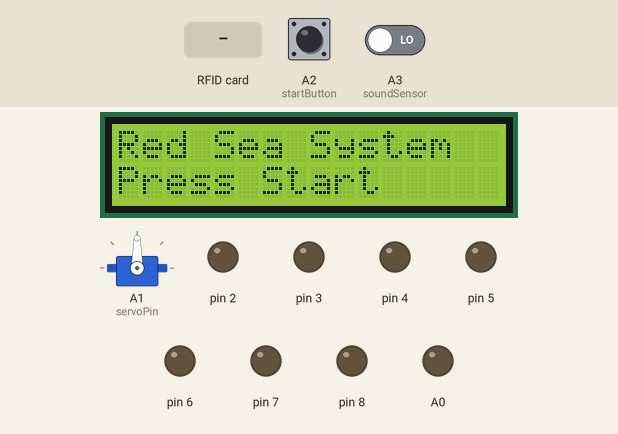
Simulated run of this sketch. Board: Arduino Uno, built with avr-gcc and run on an emulated ATmega328P. On the bench: 16×2 character LCD, servo, output pins drawn as LEDs (lit = HIGH). Inputs (shaded band) come from the test bench; at power-on: A2 (startButton) HIGH, A3 (soundSensor) LOW. Pins used as bus, display or sensor lines are not drawn; what the sketch prints to the serial monitor is not drawn.

Above: at 1.3 s.
1.4 s: A2 (startButton) pulled LOW for 0.15 s
At 2.4 s:
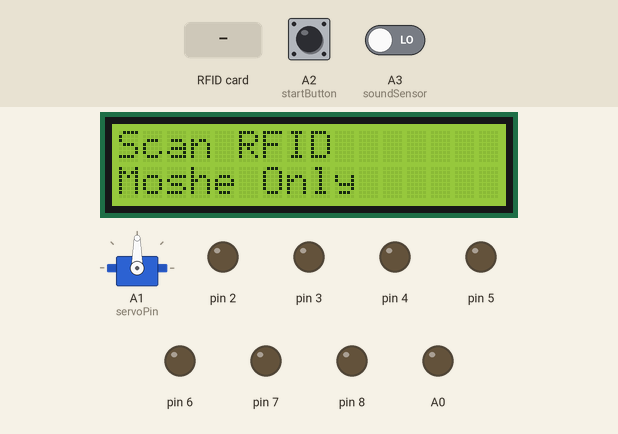
3.0 s: RFID card 5A A8 96 15 held to the reader
At 3.4 s:
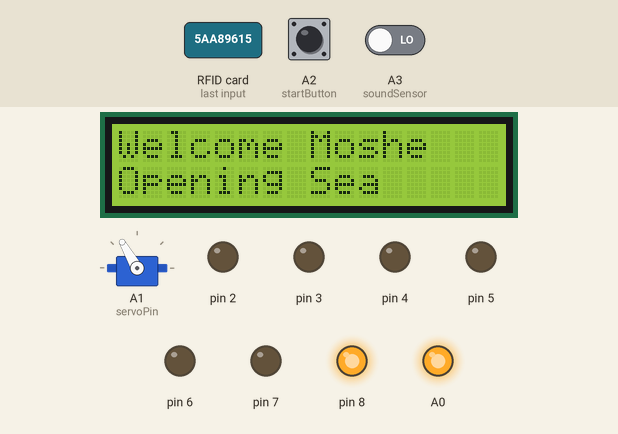
At 5.8 s:
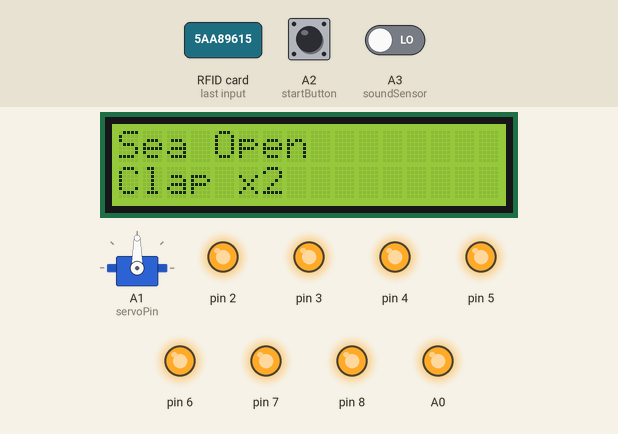
Timing chart, 0 to 7.3 s (numbered marks = the images above; inputs shaded):
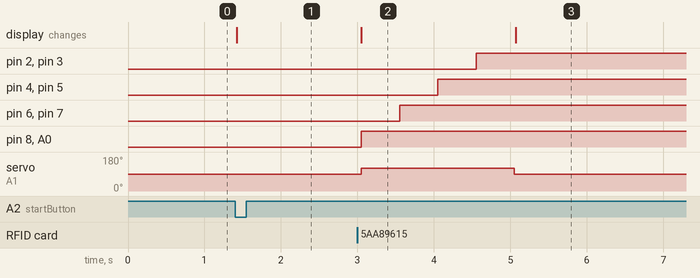

Measured:
- after the input at 1.4 s, the display: changes at once (image 1)
- after the input at 3.0 s, pin 2, pin 3: LOW → HIGH after 1.6 s; pin 4, pin 5: LOW → HIGH after 1.1 s; pin 6, pin 7: LOW → HIGH after 0.55 s; pin 8, A0: LOW → HIGH after 0.05 s; servo on A1 (servoPin): 90° → 120° after 0.05 s, → 90° 2.0 s later; the display: changes after 0.05 s (image 2)
- what the display in image 2 shows lasts 2.0 s, from 3.1 s to 5.1 s

The sketch:

ARD_GROUP_30.ino
```cpp
#include <Servo.h>
#include <SPI.h>
#include <MFRC522.h>
#include <Wire.h>
#include <LiquidCrystal_I2C.h>

#define SS_PIN 10
#define RST_PIN 9

MFRC522 mfrc522(SS_PIN, RST_PIN);
LiquidCrystal_I2C lcd(0x27, 16, 2);

Servo seaServo;

// UID של משה
byte authorizedCardUID[4] = {0x5A, 0xA8, 0x96, 0x15};

// Pins
const int startButton = A2;
const int soundSensor = A3;
const int servoPin = A1;

const int SERVO_STOP = 90;
const int SERVO_RUN = 120;
const int LED_DELAY = 500;
const int REQUIRED_CLAPS = 2;
const int CLAP_INTERVAL = 500;

// State variables
bool seaOpen = false;
bool startPressed = false;
bool clapEnabled = false;

// Clap detection
int clapCount = 0;
unsigned long lastClapTime = 0;

/*
 * Initializes all hardware components
 * and displays the welcome screen.
 */

void setup()
{
  Serial.begin(9600);

  SPI.begin();
  mfrc522.PCD_Init();

  lcd.init();
  lcd.backlight();

  // LEDs
  pinMode(2, OUTPUT);
  pinMode(3, OUTPUT);
  pinMode(4, OUTPUT);
  pinMode(5, OUTPUT);
  pinMode(6, OUTPUT);
  pinMode(7, OUTPUT);
  pinMode(8, OUTPUT);
  pinMode(A0, OUTPUT);

  // Start button
  pinMode(startButton, INPUT_PULLUP);

  // Sound sensor
  pinMode(soundSensor, INPUT);

  // Servo
  seaServo.attach(servoPin);
  seaServo.write(SERVO_STOP);  // עצור


  allLedsOff();

  lcd.setCursor(0, 0);
  lcd.print("Red Sea System");
  lcd.setCursor(0, 1);
  lcd.print("Press Start");

  Serial.println("System Ready");
}

/*
 * Main program loop.
 * Handles start button, RFID scanning
 * and clap detection.
 */

void loop()
{
  // START button
  if (!startPressed && digitalRead(startButton) == LOW)
  {
    startPressed = true;

    Serial.println("START pressed");

    lcd.clear();
    lcd.setCursor(0, 0);
    lcd.print("Scan RFID");
    lcd.setCursor(0, 1);
    lcd.print("Moshe Only");

    delay(500);
  }

  // RFID check
  if (startPressed && !seaOpen)
  {
    if (mfrc522.PICC_IsNewCardPresent() &&
        mfrc522.PICC_ReadCardSerial())
    {
      if (isAuthorizedCard())
      {


        Serial.println("Welcome Moshe");

        lcd.clear();
        lcd.setCursor(0, 0);
        lcd.print("Welcome Moshe");
        lcd.setCursor(0, 1);
        lcd.print("Opening Sea");


        openSea();

        seaOpen = true;
        // עצירת הסרבו מיד אחרי הפתיחה
        seaServo.write(SERVO_STOP);


        // עכשיו אפשר להקשיב למחיאות
        clapEnabled = true;

        clapCount = 0;
        lastClapTime = millis();

        lcd.clear();
        lcd.setCursor(0, 0);
        lcd.print("Sea Open");
        lcd.setCursor(0, 1);
        lcd.print("Clap x2");
      }
      else
      {
        Serial.println("Access denied");

        lcd.clear();
        lcd.setCursor(0, 0);
        lcd.print("Access Denied");
        lcd.setCursor(0, 1);
        lcd.print("Not Moshe");

        delay(2000);

        lcd.clear();
        lcd.setCursor(0, 0);
        lcd.print("Scan RFID");
        lcd.setCursor(0, 1);
        lcd.print("Moshe Only");
      }

      mfrc522.PICC_HaltA();
      mfrc522.PCD_StopCrypto1();
    }
  }

  // Clap detection
  if (seaOpen && clapEnabled && digitalRead(soundSensor) == HIGH)  {
    unsigned long currentTime = millis();

    if (currentTime - lastClapTime > CLAP_INTERVAL)
    {
      clapCount++;
      lastClapTime = currentTime;

      Serial.print("Clap Count: ");
      Serial.println(clapCount);

      lcd.clear();
      lcd.setCursor(0, 0);
      lcd.print("Sea Open");
      lcd.setCursor(0, 1);
      lcd.print("Clap ");
      lcd.print(clapCount);
      lcd.print("/2");

      if (clapCount >= REQUIRED_CLAPS)
      {
        Serial.println("Closing sea");

        lcd.clear();
        lcd.setCursor(0, 0);
        lcd.print("Closing Sea");
        lcd.setCursor(0, 1);
        lcd.print("Please Wait");


        closeSea();

        seaOpen = false;
        startPressed = false;
        clapEnabled = false;
        clapCount = 0;

        lcd.clear();
        lcd.setCursor(0, 0);
        lcd.print("Sea Closed");
        lcd.setCursor(0, 1);
        lcd.print("Press Start");

        Serial.println("Sea closed");

        delay(1000);
      }
    }
  }
}

/*
 * Opens the sea by rotating the servo
 * and lighting LEDs sequentially.
 */
void openSea()
{
  // Start spinning
  seaServo.write(SERVO_RUN);

  digitalWrite(8, HIGH);
digitalWrite(A0, HIGH);
delay(LED_DELAY);

digitalWrite(6, HIGH);
digitalWrite(7, HIGH);
delay(LED_DELAY);

digitalWrite(4, HIGH);
digitalWrite(5, HIGH);
delay(LED_DELAY);

digitalWrite(2, HIGH);
digitalWrite(3, HIGH);
delay(LED_DELAY);

  Serial.println("Sea opened");
}

/*
 * Closes the sea by turning off LEDs
 * and stopping the servo.
 */
void closeSea()
{
  digitalWrite(2, LOW);
digitalWrite(3, LOW);
delay(LED_DELAY);

digitalWrite(4, LOW);
digitalWrite(5, LOW);
delay(LED_DELAY);

digitalWrite(6, LOW);
digitalWrite(7, LOW);
delay(LED_DELAY);

digitalWrite(8, LOW);
digitalWrite(A0, LOW);
delay(LED_DELAY);
  // Stop spinning
  seaServo.write(SERVO_STOP);

  Serial.println("Staff lowered");
}

 /*
 * Turns off all LEDs.
 */
void allLedsOff()
{
  digitalWrite(2, LOW);
  digitalWrite(3, LOW);
  digitalWrite(4, LOW);
  digitalWrite(5, LOW);
  digitalWrite(6, LOW);
  digitalWrite(7, LOW);
  digitalWrite(8, LOW);
  digitalWrite(A0, LOW);
}

/*
 * Checks whether the scanned RFID card
 * matches the authorized card.
 */
bool isAuthorizedCard()
{
  for (byte i = 0; i < 4; i++)
  {
    if (mfrc522.uid.uidByte[i] != authorizedCardUID[i])
    {
      return false;
    }
  }

  return true;
}
```
